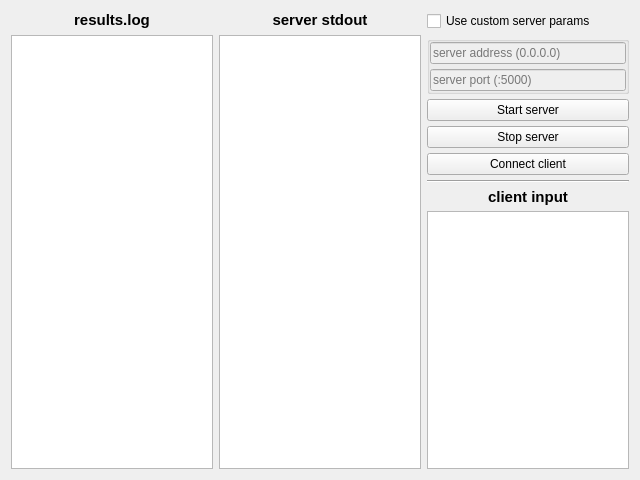
<?xml version="1.0" encoding="UTF-8"?>
<ui version="4.0">
 <class>Form</class>
 <widget class="QWidget" name="Form">
  <property name="geometry">
   <rect>
    <x>0</x>
    <y>0</y>
    <width>640</width>
    <height>480</height>
   </rect>
  </property>
  <property name="windowTitle">
   <string>Form</string>
  </property>
  <layout class="QVBoxLayout" name="verticalLayout_5">
   <item>
    <layout class="QHBoxLayout" name="horizontalLayout">
     <item>
      <layout class="QVBoxLayout" name="verticalLayout_3">
       <item>
        <widget class="QLabel" name="labelLog">
         <property name="font">
          <font>
           <pointsize>11</pointsize>
           <bold>true</bold>
           <kerning>true</kerning>
          </font>
         </property>
         <property name="autoFillBackground">
          <bool>true</bool>
         </property>
         <property name="text">
          <string>results.log</string>
         </property>
         <property name="scaledContents">
          <bool>false</bool>
         </property>
         <property name="alignment">
          <set>Qt::AlignCenter</set>
         </property>
        </widget>
       </item>
       <item>
        <widget class="QPlainTextEdit" name="teLog">
         <property name="readOnly">
          <bool>true</bool>
         </property>
        </widget>
       </item>
      </layout>
     </item>
     <item>
      <layout class="QVBoxLayout" name="verticalLayout_2">
       <item>
        <widget class="QLabel" name="labelStdOut">
         <property name="font">
          <font>
           <pointsize>11</pointsize>
           <bold>true</bold>
           <kerning>true</kerning>
          </font>
         </property>
         <property name="autoFillBackground">
          <bool>true</bool>
         </property>
         <property name="text">
          <string>server stdout</string>
         </property>
         <property name="scaledContents">
          <bool>false</bool>
         </property>
         <property name="alignment">
          <set>Qt::AlignCenter</set>
         </property>
        </widget>
       </item>
       <item>
        <widget class="QPlainTextEdit" name="teStdOut">
         <property name="readOnly">
          <bool>true</bool>
         </property>
        </widget>
       </item>
      </layout>
     </item>
     <item>
      <layout class="QVBoxLayout" name="verticalLayout">
       <property name="spacing">
        <number>5</number>
       </property>
       <item>
        <widget class="QCheckBox" name="chkCustom">
         <property name="text">
          <string>Use custom server params</string>
         </property>
        </widget>
       </item>
       <item>
        <widget class="QGroupBox" name="grpCustom">
         <property name="enabled">
          <bool>false</bool>
         </property>
         <property name="title">
          <string/>
         </property>
         <property name="flat">
          <bool>true</bool>
         </property>
         <layout class="QGridLayout" name="gridLayout_2">
          <property name="leftMargin">
           <number>0</number>
          </property>
          <property name="topMargin">
           <number>0</number>
          </property>
          <property name="rightMargin">
           <number>0</number>
          </property>
          <property name="bottomMargin">
           <number>0</number>
          </property>
          <property name="horizontalSpacing">
           <number>0</number>
          </property>
          <property name="verticalSpacing">
           <number>5</number>
          </property>
          <item row="1" column="0">
           <widget class="QLineEdit" name="linePort">
            <property name="placeholderText">
             <string>server port (:5000)</string>
            </property>
           </widget>
          </item>
          <item row="0" column="0">
           <widget class="QLineEdit" name="lineAddress">
            <property name="inputMask">
             <string/>
            </property>
            <property name="placeholderText">
             <string>server address (0.0.0.0)</string>
            </property>
           </widget>
          </item>
         </layout>
        </widget>
       </item>
       <item>
        <widget class="QPushButton" name="btnSrvStart">
         <property name="text">
          <string>Start server</string>
         </property>
        </widget>
       </item>
       <item>
        <widget class="QPushButton" name="btnSrvStop">
         <property name="text">
          <string>Stop server</string>
         </property>
        </widget>
       </item>
       <item>
        <widget class="QPushButton" name="btnConnect">
         <property name="text">
          <string>Connect client</string>
         </property>
        </widget>
       </item>
       <item>
        <widget class="Line" name="line">
         <property name="orientation">
          <enum>Qt::Horizontal</enum>
         </property>
        </widget>
       </item>
       <item>
        <widget class="QLabel" name="labelClient">
         <property name="font">
          <font>
           <pointsize>11</pointsize>
           <bold>true</bold>
           <kerning>true</kerning>
          </font>
         </property>
         <property name="autoFillBackground">
          <bool>true</bool>
         </property>
         <property name="text">
          <string>client input</string>
         </property>
         <property name="scaledContents">
          <bool>false</bool>
         </property>
         <property name="alignment">
          <set>Qt::AlignCenter</set>
         </property>
        </widget>
       </item>
       <item>
        <widget class="QPlainTextEdit" name="teClient"/>
       </item>
      </layout>
     </item>
    </layout>
   </item>
  </layout>
 </widget>
 <resources/>
 <connections/>
</ui>
